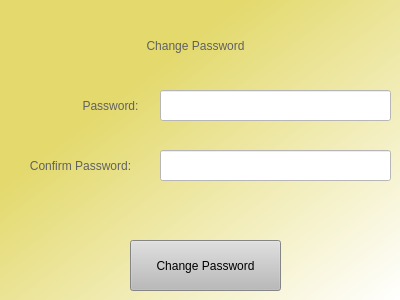
<?xml version="1.0" encoding="UTF-8"?>
<ui version="4.0">
 <class>MainWindow</class>
 <widget class="QMainWindow" name="MainWindow">
  <property name="geometry">
   <rect>
    <x>0</x>
    <y>0</y>
    <width>400</width>
    <height>300</height>
   </rect>
  </property>
  <property name="windowTitle">
   <string>MainWindow</string>
  </property>
  <property name="styleSheet">
   <string notr="true">background-color: qlineargradient(spread:pad, x1:0.224031, y1:0.239, x2:1, y2:1, stop:0.0965909 rgba(227, 217, 109, 255), stop:1 rgba(255, 255, 255, 255));</string>
  </property>
  <widget class="QWidget" name="centralwidget">
   <widget class="QLineEdit" name="password_edit">
    <property name="geometry">
     <rect>
      <x>160</x>
      <y>90</y>
      <width>231</width>
      <height>31</height>
     </rect>
    </property>
    <property name="styleSheet">
     <string notr="true">background-color: rgb(255, 255, 255);</string>
    </property>
   </widget>
   <widget class="QPushButton" name="change_password_button">
    <property name="geometry">
     <rect>
      <x>130</x>
      <y>240</y>
      <width>151</width>
      <height>51</height>
     </rect>
    </property>
    <property name="styleSheet">
     <string notr="true">background-color: rgb(186, 186, 186);</string>
    </property>
    <property name="text">
     <string>Change Password</string>
    </property>
   </widget>
   <widget class="QLabel" name="change_password_label">
    <property name="geometry">
     <rect>
      <x>50</x>
      <y>10</y>
      <width>291</width>
      <height>71</height>
     </rect>
    </property>
    <property name="styleSheet">
     <string notr="true">font: 75 30pt &quot;Times New Roman&quot;;
color: rgb(97, 97, 97);
background-color: rgba(255, 255, 255, 0);</string>
    </property>
    <property name="text">
     <string>Change Password</string>
    </property>
    <property name="alignment">
     <set>Qt::AlignCenter</set>
    </property>
   </widget>
   <widget class="QLabel" name="password_label">
    <property name="geometry">
     <rect>
      <x>60</x>
      <y>80</y>
      <width>101</width>
      <height>51</height>
     </rect>
    </property>
    <property name="styleSheet">
     <string notr="true">font: 15pt &quot;Times New Roman&quot;;;
color: rgb(97, 97, 97);
background-color: rgba(255, 255, 255, 0);</string>
    </property>
    <property name="text">
     <string>Password:</string>
    </property>
    <property name="alignment">
     <set>Qt::AlignCenter</set>
    </property>
   </widget>
   <widget class="QLabel" name="confirm_password_label">
    <property name="geometry">
     <rect>
      <x>0</x>
      <y>140</y>
      <width>161</width>
      <height>51</height>
     </rect>
    </property>
    <property name="styleSheet">
     <string notr="true">font: 15pt &quot;Times New Roman&quot;;;
color: rgb(97, 97, 97);
background-color: rgba(255, 255, 255, 0);</string>
    </property>
    <property name="text">
     <string>Confirm Password:</string>
    </property>
    <property name="alignment">
     <set>Qt::AlignCenter</set>
    </property>
   </widget>
   <widget class="QLineEdit" name="confirm_password_edit">
    <property name="geometry">
     <rect>
      <x>160</x>
      <y>150</y>
      <width>231</width>
      <height>31</height>
     </rect>
    </property>
    <property name="styleSheet">
     <string notr="true">background-color: rgb(255, 255, 255);</string>
    </property>
   </widget>
   <widget class="QLabel" name="error_label">
    <property name="geometry">
     <rect>
      <x>20</x>
      <y>200</y>
      <width>271</width>
      <height>21</height>
     </rect>
    </property>
    <property name="styleSheet">
     <string notr="true">background-color: rgba(255, 255, 255, 0);
font: 10pt &quot;Times New Roman&quot;;
color: rgb(255, 0, 0);</string>
    </property>
    <property name="text">
     <string/>
    </property>
   </widget>
  </widget>
 </widget>
 <resources/>
 <connections/>
</ui>
